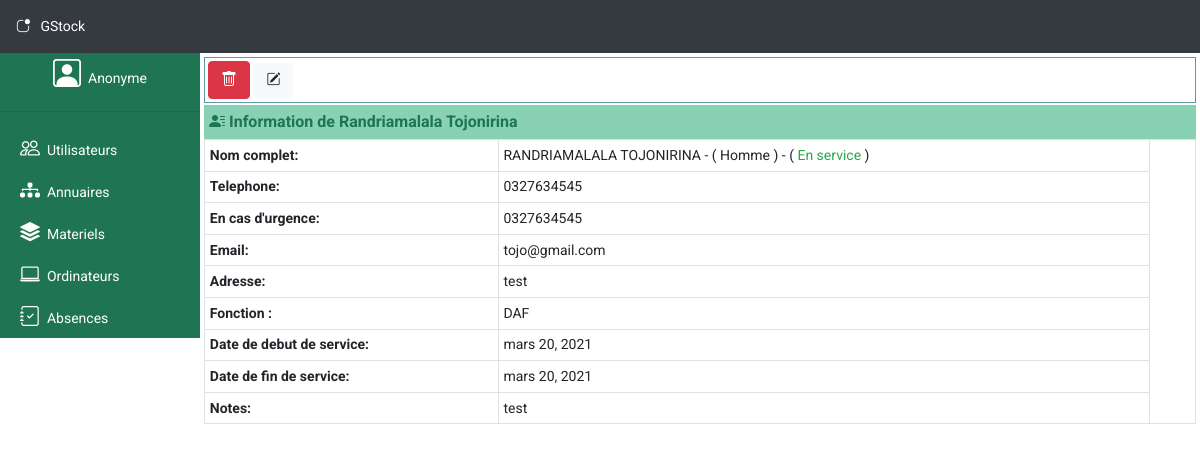
Page /directories/1 on the committed database.
### directories/models.py (models this page shows, shortened)
class Directories(models.Model):
    class Meta:
        db_table = 'directories'
        managed = True
        verbose_name = 'Directories'
        verbose_name_plural = 'Directories'
    full_name = models.CharField(max_length=30)
    gender = models.CharField(max_length=10)
    phone = models.CharField(max_length=30)
    urgent_phone = models.CharField(max_length=30)
    email = models.EmailField()
    address = models.CharField(max_length=100)
    function = models.CharField(max_length=100)
    date_of_service = models.DateField()
    end_of_service = models.DateField(null=True)
    state = models.IntegerField() # conge|permission|other
    avatar = models.CharField(max_length=100, null=True)
    notes = models.TextField(null=True)
    created_at = models.DateTimeField(auto_now_add=True)
    updated_at = models.DateTimeField(auto_now=True)

### directories/views.py (the view)
# urls.py: path('<int:id>', views.show, name="show_computer"),
def show(request, id):
    try:
        directory = Directories.objects.get(id=int(id))
    except:
        raise Http404('Not found')
    return render(request, 'directory/show.html', {'directory':directory})

### directories/templates/directory/show.html (shortened to what this page needs)
{% extends 'layout.html' %}
{% block content %}
<div class="container-fluid sublink">
    <form action="{% url 'directories:delete_directory' directory.id %}" method="post">
        <button class="btn btn-danger" onclick="return confirm('Voulez-vous vraiment supprimer l\'annuaire? ')"><i class="bi bi-trash" title="Supprimer"></i></button> <a href="{% url 'directories:edit_directory' directory.id %}" class="btn btn-light" title="Modifier"><i class="bi bi-pencil-square"></i></a>
    </form>
</div>
<div class="container-fluid subtitle"> <i class="bi bi-person-lines-fill"></i> Information de {{ directory.full_name }}</div>
<div class="container-fluid p-0">
    <table class="table table-sm table-bordered">
        <tr>
            <th>Nom complet: </th>
            <td>
                {{ directory.full_name.upper }} -
                ({% if directory.gender == 'man' %}
                    Homme
                {% elif directory.gender == 'woman' %}
                    Femme
                {% elif directory.gender == 'other' %}
                    Autre
                {% else %}
                    ErrorGender
                {% endif %}) -
                ({% if directory.state == 1 %}
                    <span class="text-success">En service</span>
                {% elif directory.state == 2 %}
                    <span class="text-danger">En pause</span>
                {% elif directory.state == 3 %}
                    <span class="text-warning">En permission</span>
                {% elif directory.state == 4 %}
                    <span class="text-warning">Cong&eacute;</span>
                {% elif directory.state == 0 %}
                    <span class="text-danger">Hors service</span>
                {% else %}
                    ErrorState
                {% endif %})
            </td>
            <td rowspan="9">
                <p class="p-2 text-center mt-5">
                </p>
            </td>
        </tr>
        <tr>
            <th>Telephone: </th> <td>{{ directory.phone }}</td>
        </tr>
        <tr>
            <th>En cas d'urgence: </th> <td>{{ directory.urgent_phone }}</td>
        </tr>
        <tr>
            <th>Email: </th> <td>{{ directory.email }}</td>
        </tr>
        <tr>
            <th>Adresse: </th> <td>{{ directory.address }}</td>
        </tr>
        <tr>
            <th>Fonction : </th> <td>{{ directory.function }}</td>
        </tr>
        <tr>
            <th>Date de debut de service: </th> <td>{{ directory.date_of_service }}</td>
        </tr>
        <tr>
            <th>Date de fin de service: </th> <td>{{ directory.end_of_service }}</td>
        </tr>
        <tr>
            <th>Notes:</th><td>{{ directory.notes }}</td>
        </tr>
    </table>
</div>
{% endblock %}

### public/css/app.css (style rules this page uses)
body { font-family: 'Roboto', sans-serif; font-size: 14px; }
div.subtitle { background-color:rgb(136, 209, 181); color: rgb(30, 116, 83); font-weight: bold; font-size: 16px; padding: 5px; }
div.sublink { border: 1px solid cadetblue; margin-bottom: 2px; padding: 3px; }
div.sublink a { font-size: 14px; }

### rows in the picture
Directories: full_name "Randriamalala Tojonirina", full_name "RANDRIAMALALA TOJONIRINA", phone "0327634545", urgent_phone "0327634545", email "tojo@gmail.com", address "test", function "DAF", date_of_service "mars 20, 2021", end_of_service "mars 20, 2021", notes "test"
